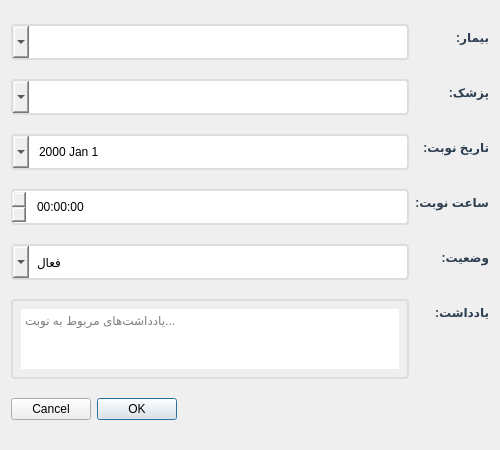
<?xml version="1.0" encoding="UTF-8"?>
<ui version="4.0">
 <class>AppointmentDialog</class>
 <widget class="QDialog" name="AppointmentDialog">
  <property name="geometry">
   <rect>
    <x>0</x>
    <y>0</y>
    <width>500</width>
    <height>450</height>
   </rect>
  </property>
  <property name="windowTitle">
   <string>مدیریت نوبت</string>
  </property>
  <property name="layoutDirection">
   <enum>Qt::RightToLeft</enum>
  </property>
  <property name="modal">
   <bool>true</bool>
  </property>
  <layout class="QFormLayout" name="formLayout">
   <item row="0" column="0">
    <widget class="QLabel" name="label_patient">
     <property name="text">
      <string>بیمار:</string>
     </property>
     <property name="styleSheet">
      <string notr="true">font-weight: bold; color: #2c3e50;</string>
     </property>
    </widget>
   </item>
   <item row="0" column="1">
    <widget class="QComboBox" name="comboBox_patient">
     <property name="minimumSize">
      <size>
       <width>0</width>
       <height>35</height>
      </size>
     </property>
     <property name="styleSheet">
      <string notr="true">padding: 8px; border: 2px solid #ddd; border-radius: 4px; font-size: 12px;</string>
     </property>
    </widget>
   </item>
   <item row="1" column="0">
    <widget class="QLabel" name="label_doctor">
     <property name="text">
      <string>پزشک:</string>
     </property>
     <property name="styleSheet">
      <string notr="true">font-weight: bold; color: #2c3e50;</string>
     </property>
    </widget>
   </item>
   <item row="1" column="1">
    <widget class="QComboBox" name="comboBox_doctor">
     <property name="minimumSize">
      <size>
       <width>0</width>
       <height>35</height>
      </size>
     </property>
     <property name="styleSheet">
      <string notr="true">padding: 8px; border: 2px solid #ddd; border-radius: 4px; font-size: 12px;</string>
     </property>
    </widget>
   </item>
   <item row="2" column="0">
    <widget class="QLabel" name="label_appointmentDate">
     <property name="text">
      <string>تاریخ نوبت:</string>
     </property>
     <property name="styleSheet">
      <string notr="true">font-weight: bold; color: #2c3e50;</string>
     </property>
    </widget>
   </item>
   <item row="2" column="1">
    <widget class="QDateEdit" name="dateEdit_appointmentDate">
     <property name="minimumSize">
      <size>
       <width>0</width>
       <height>35</height>
      </size>
     </property>
     <property name="calendarPopup">
      <bool>true</bool>
     </property>
     <property name="styleSheet">
      <string notr="true">padding: 8px; border: 2px solid #ddd; border-radius: 4px; font-size: 12px;</string>
     </property>
    </widget>
   </item>
   <item row="3" column="0">
    <widget class="QLabel" name="label_appointmentTime">
     <property name="text">
      <string>ساعت نوبت:</string>
     </property>
     <property name="styleSheet">
      <string notr="true">font-weight: bold; color: #2c3e50;</string>
     </property>
    </widget>
   </item>
   <item row="3" column="1">
    <widget class="QTimeEdit" name="timeEdit_appointmentTime">
     <property name="minimumSize">
      <size>
       <width>0</width>
       <height>35</height>
      </size>
     </property>
     <property name="styleSheet">
      <string notr="true">padding: 8px; border: 2px solid #ddd; border-radius: 4px; font-size: 12px;</string>
     </property>
    </widget>
   </item>
   <item row="4" column="0">
    <widget class="QLabel" name="label_status">
     <property name="text">
      <string>وضعیت:</string>
     </property>
     <property name="styleSheet">
      <string notr="true">font-weight: bold; color: #2c3e50;</string>
     </property>
    </widget>
   </item>
   <item row="4" column="1">
    <widget class="QComboBox" name="comboBox_status">
     <property name="minimumSize">
      <size>
       <width>0</width>
       <height>35</height>
      </size>
     </property>
     <property name="styleSheet">
      <string notr="true">padding: 8px; border: 2px solid #ddd; border-radius: 4px; font-size: 12px;</string>
     </property>
     <item>
      <property name="text">
       <string>فعال</string>
      </property>
     </item>
     <item>
      <property name="text">
       <string>انجام شده</string>
      </property>
     </item>
     <item>
      <property name="text">
       <string>لغو شده</string>
      </property>
     </item>
     <item>
      <property name="text">
       <string>به تعویق افتاده</string>
      </property>
     </item>
    </widget>
   </item>
   <item row="5" column="0">
    <widget class="QLabel" name="label_notes">
     <property name="text">
      <string>یادداشت:</string>
     </property>
     <property name="styleSheet">
      <string notr="true">font-weight: bold; color: #2c3e50;</string>
     </property>
    </widget>
   </item>
   <item row="5" column="1">
    <widget class="QTextEdit" name="textEdit_notes">
     <property name="maximumSize">
      <size>
       <width>16777215</width>
       <height>80</height>
      </size>
     </property>
     <property name="placeholderText">
      <string>یادداشت‌های مربوط به نوبت...</string>
     </property>
     <property name="styleSheet">
      <string notr="true">padding: 8px; border: 2px solid #ddd; border-radius: 4px; font-size: 12px;</string>
     </property>
    </widget>
   </item>
   <item row="6" column="0" colspan="2">
    <widget class="QDialogButtonBox" name="buttonBox">
     <property name="orientation">
      <enum>Qt::Horizontal</enum>
     </property>
     <property name="standardButtons">
      <set>QDialogButtonBox::Cancel|QDialogButtonBox::Ok</set>
     </property>
    </widget>
   </item>
  </layout>
 </widget>
 <resources/>
 <connections>
  <connection>
   <sender>buttonBox</sender>
   <signal>accepted()</signal>
   <receiver>AppointmentDialog</receiver>
   <slot>accept()</slot>
   <hints>
    <hint type="sourcelabel">
     <x>248</x>
     <y>254</y>
    </hint>
    <hint type="destinationlabel">
     <x>157</x>
     <y>274</y>
    </hint>
   </hints>
  </connection>
  <connection>
   <sender>buttonBox</sender>
   <signal>rejected()</signal>
   <receiver>AppointmentDialog</receiver>
   <slot>reject()</slot>
   <hints>
    <hint type="sourcelabel">
     <x>316</x>
     <y>260</y>
    </hint>
    <hint type="destinationlabel">
     <x>286</x>
     <y>274</y>
    </hint>
   </hints>
  </connection>
 </connections>
</ui>
